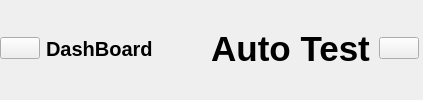
        <widget class="QWidget" name="headerFrame" native="true">
         <layout class="QHBoxLayout" name="horizontalLayout_2">
          <property name="spacing">
           <number>0</number>
          </property>
          <property name="leftMargin">
           <number>0</number>
          </property>
          <property name="topMargin">
           <number>0</number>
          </property>
          <property name="rightMargin">
           <number>4</number>
          </property>
          <property name="bottomMargin">
           <number>3</number>
          </property>
          <item alignment="Qt::AlignLeft">
           <widget class="QWidget" name="widget1" native="true">
            <layout class="QHBoxLayout" name="horizontalLayout_3">
             <property name="leftMargin">
              <number>0</number>
             </property>
             <property name="topMargin">
              <number>0</number>
             </property>
             <property name="bottomMargin">
              <number>0</number>
             </property>
             <item>
              <widget class="QPushButton" name="menubutton">
               <property name="text">
                <string/>
               </property>
               <property name="icon">
                <iconset resource="../../../../../../mnt/WinC/Linux_Files/PracticeInLinux/pypy/cipher/tabui12/tabui11/resource.qrc">
                 <normaloff>:/Icons/assets/Icons/menu.png</normaloff>:/Icons/assets/Icons/menu.png</iconset>
               </property>
               <property name="iconSize">
                <size>
                 <width>24</width>
                 <height>24</height>
                </size>
               </property>
              </widget>
             </item>
             <item>
              <widget class="QLabel" name="appHeader">
               <property name="font">
                <font>
                 <pointsize>15</pointsize>
                 <weight>75</weight>
                 <bold>true</bold>
                </font>
               </property>
               <property name="text">
                <string>DashBoard</string>
               </property>
              </widget>
             </item>
            </layout>
           </widget>
          </item>
          <item alignment="Qt::AlignVCenter">
           <widget class="QLabel" name="label_2">
            <property name="minimumSize">
             <size>
              <width>40</width>
              <height>40</height>
             </size>
            </property>
            <property name="maximumSize">
             <size>
              <width>30</width>
              <height>30</height>
             </size>
            </property>
            <property name="lineWidth">
             <number>0</number>
            </property>
            <property name="text">
             <string/>
            </property>
            <property name="pixmap">
             <pixmap resource="../../../../../../mnt/WinC/Linux_Files/PracticeInLinux/pypy/cipher/tabui12/tabui11/resource.qrc">:/icon8/assets/icon8/maomao.png</pixmap>
            </property>
            <property name="scaledContents">
             <bool>true</bool>
            </property>
            <property name="margin">
             <number>0</number>
            </property>
            <property name="indent">
             <number>-2</number>
            </property>
           </widget>
          </item>
          <item alignment="Qt::AlignHCenter">
           <widget class="QWidget" name="widget2" native="true">
            <property name="minimumSize">
             <size>
              <width>160</width>
              <height>0</height>
             </size>
            </property>
            <layout class="QHBoxLayout" name="horizontalLayout_4">
             <property name="topMargin">
              <number>0</number>
             </property>
             <property name="rightMargin">
              <number>9</number>
             </property>
             <property name="bottomMargin">
              <number>0</number>
             </property>
             <item>
              <widget class="QLabel" name="label_4">
               <property name="font">
                <font>
                 <pointsize>26</pointsize>
                 <weight>75</weight>
                 <bold>true</bold>
                </font>
               </property>
               <property name="text">
                <string>Auto Test</string>
               </property>
               <property name="alignment">
                <set>Qt::AlignCenter</set>
               </property>
              </widget>
             </item>
            </layout>
           </widget>
          </item>
          <item alignment="Qt::AlignRight">
           <widget class="QWidget" name="widget3" native="true">
            <layout class="QHBoxLayout" name="horizontalLayout_6">
             <property name="spacing">
              <number>0</number>
             </property>
             <property name="leftMargin">
              <number>0</number>
             </property>
             <property name="topMargin">
              <number>0</number>
             </property>
             <property name="rightMargin">
              <number>0</number>
             </property>
             <property name="bottomMargin">
              <number>0</number>
             </property>
             <item>
              <widget class="QPushButton" name="accountbutton">
               <property name="text">
                <string/>
               </property>
               <property name="icon">
                <iconset resource="../../../../../../mnt/WinC/Linux_Files/PracticeInLinux/pypy/cipher/tabui12/tabui11/resource.qrc">
                 <normaloff>:/Icons/assets/Icons/airplay.png</normaloff>:/Icons/assets/Icons/airplay.png</iconset>
               </property>
               <property name="iconSize">
                <size>
                 <width>32</width>
                 <height>32</height>
                </size>
               </property>
              </widget>
             </item>
            </layout>
           </widget>
          </item>
         </layout>
        </widget>
